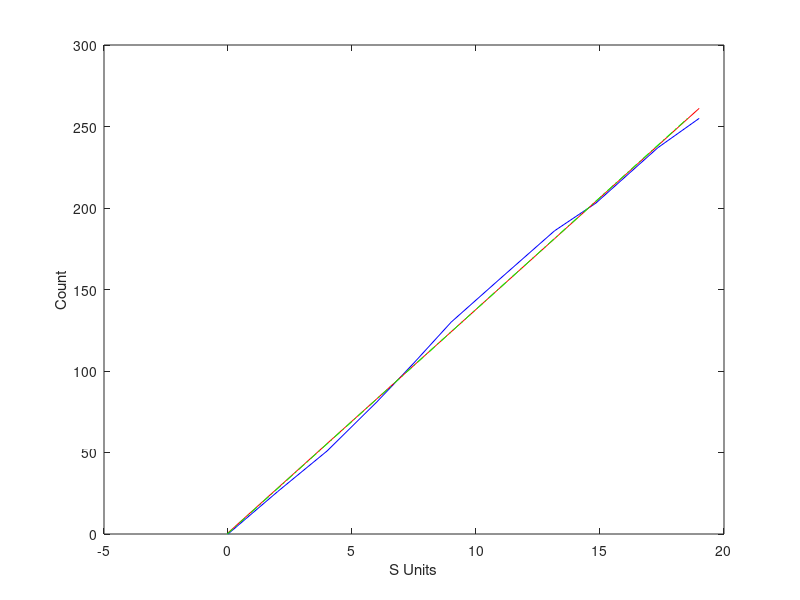

The MATLAB source for this figure:
# Script to determine how to scale FT991 S-meter data

# From hamlib/newcat.c, for Yaesu FT991,
#     S0    =   0    = -54dB
#     S2    =  26
#     S4    =  51
#     S6    =  81
#     S7.5  = 105
#     S9    = 130
#     S9+12 = 157
#     S9+25 = 186
#     S9+35 = 203
#     S9+50 = 237
#     S9+60 = 255    = S0+114 dB
# So if we want to return 'S-units,' scale by 9/130 ?

x=[0,2,4,6,7.5,9,9+12/6,9+25/6,9+35/6,9+50/6,9+60/6]
y=[0,26,51,81,105,130,157,186,203,237,255]

plot(x,y,'b')
xlabel('S Units')
ylabel('Count')
hold on

p=polyfit(x,y,1)
p2=polyfit(y,x,1)

yy = polyval(p,x)

plot(x,yy,'r')

m=p2(1)
b=p2(2)
z=[0,255]
xx=m*z+b

plot(xx,z,'g-.')
